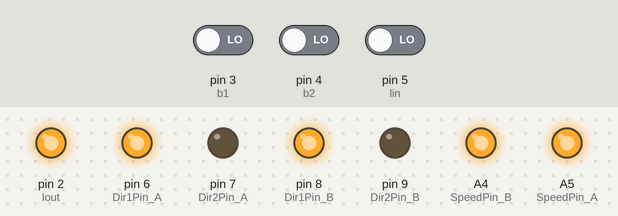
The sketch below on a simulated Arduino Uno, built with avr-gcc and run on an emulated ATmega328P. Parts: output pins drawn as LEDs (lit = HIGH). Dashed ring = blinking. The inputs (shaded band) are chosen by the test bench; at power-on: pin 5 (lin) LOW, pin 3 (b1) LOW, pin 4 (b2) LOW.

Above: at 3.2 s.
3.3 s: pin 5 (lin) driven HIGH
At 3.38 s:
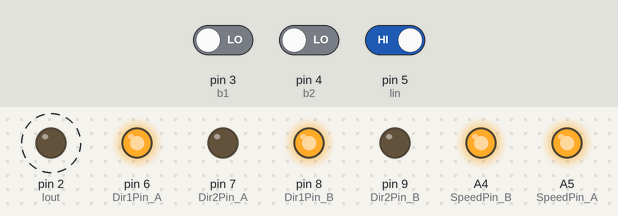
9.3 s: pin 5 (lin) driven LOW
At 9.3 s:
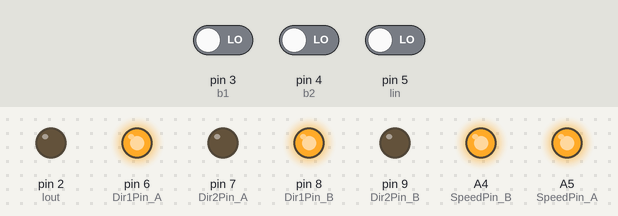
Timing chart, 0 to 12.3 s (numbered marks = the images above; inputs shaded):
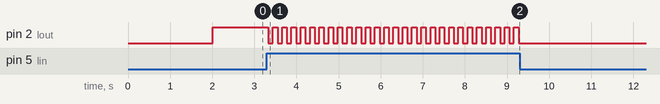

Measured:
- after the input at 3.3 s, pin 2 (lout): alternates HIGH for 0.11 s and LOW for 0.11 s, starting at once
- after the input at 9.3 s, pin 2 (lout): stops changing and stays LOW

The sketch:

testtheDC.ino
```cpp
int Dir1Pin_A = 6;
int Dir2Pin_A = 7;
int Dir1Pin_B = 8;
int Dir2Pin_B = 9;
int SpeedPin_A = A5;
int SpeedPin_B = A4;
int b1 =  3;
int b2 = 4;
int lin = 5;
int lout = 2;
int apeed = 131;
int bpeed = 131;
int a = 0;
int b = 0;
int l = 1;

void setup() {
  pinMode(Dir1Pin_A, OUTPUT);
  pinMode(Dir2Pin_A, OUTPUT);
  pinMode(SpeedPin_A, OUTPUT);
  pinMode(Dir1Pin_B, OUTPUT);
  pinMode(Dir2Pin_B, OUTPUT);
  pinMode(SpeedPin_B, OUTPUT);
  pinMode(b1, INPUT);
  pinMode(b2, INPUT);
  pinMode(lin, INPUT);
  pinMode(lout, OUTPUT);
  Serial.begin(9600);
  start();
}

void loop() {
  ssetup();
  loopR();
}

void start(){

  digitalWrite(Dir1Pin_A, HIGH);
  digitalWrite(Dir2Pin_A, LOW);
  analogWrite(SpeedPin_A, apeed);
  delay(1000);
  digitalWrite(Dir1Pin_B, HIGH);
  digitalWrite(Dir2Pin_B, LOW);
  analogWrite(SpeedPin_B, bpeed);
  delay(1000);
}

void ssetup(){

  if(digitalRead(lin) == 1){
    l++;
    l %= 2;
  }
  if(digitalRead(b1) == 1){
    a++;
    a %= 14;
    Serial.println(a);
    apeed = apeed + (a*7);
  }
  if(digitalRead(b2) == 1){
    b++;
    b %= 14;
    Serial.println(b);
    bpeed = bpeed + (b*7);
  }
  delay(10);
}
void loopR(){
  digitalWrite(lout, l);
  digitalWrite(Dir1Pin_A, HIGH);
  digitalWrite(Dir2Pin_A, LOW);
  analogWrite(SpeedPin_A, apeed);
  digitalWrite(Dir1Pin_B, HIGH);
  digitalWrite(Dir2Pin_B, LOW);
  analogWrite(SpeedPin_B, bpeed);
  delay(100);
}
```
